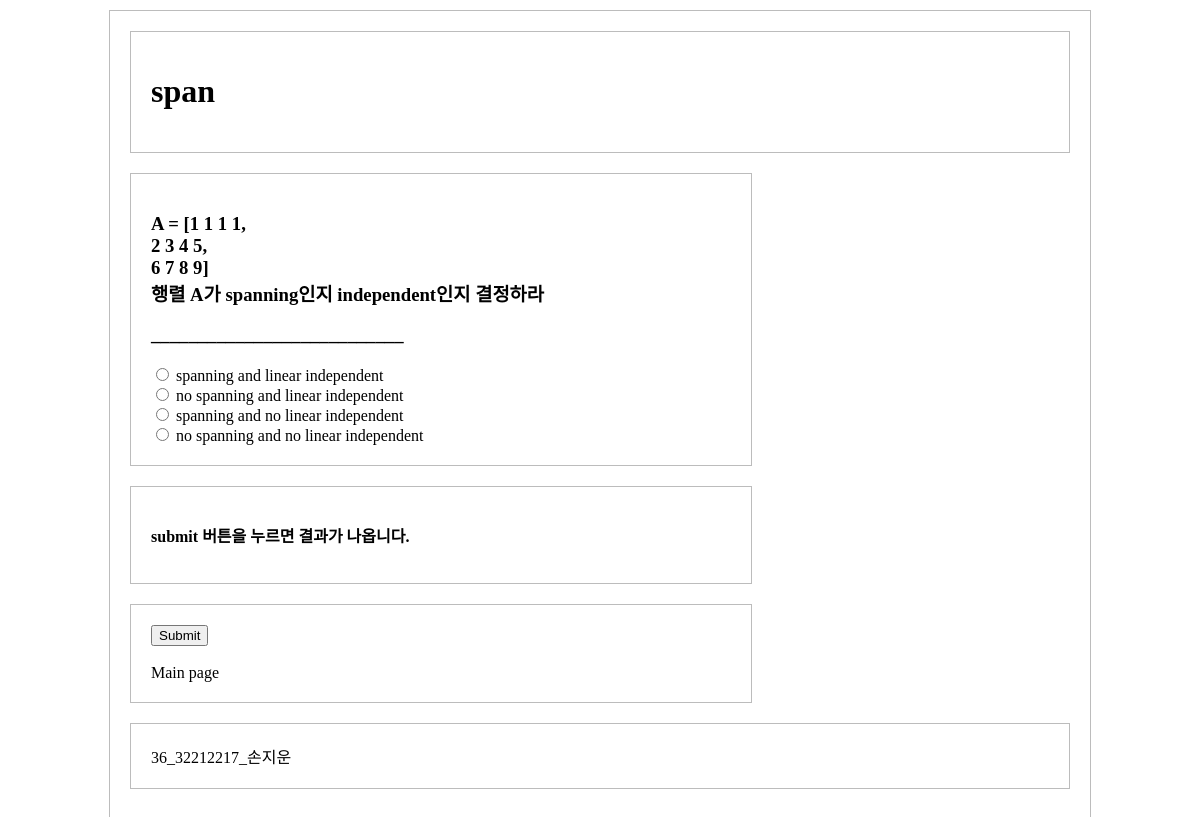
Page /4/ on the committed database.
### polls/models.py (models this page shows, shortened)
class Exam(models.Model):
    exam_text = models.CharField(max_length=200)

class Question(models.Model):
    exam = models.ForeignKey(Exam, on_delete=models.CASCADE)
    question_text = models.TextField()
    question_contents = models.TextField()

class Choice(models.Model):
    question = models.ForeignKey(Question, on_delete=models.CASCADE)
    choice_text = models.CharField(max_length=200)
    answer = models.BooleanField(default = False)
    votes = models.IntegerField(default=0)

### polls/views.py (the view)
# urls.py: path('<int:exam_id>/', views.detail, name='detail'),
def detail(request, exam_id):
    exam = get_object_or_404(Exam, pk= exam_id)
    return render(request, 'polls/detail.html',{'exam':exam})

### polls/templates/polls/detail.html (shortened to what this page needs)
{% load static %}
<link rel="stylesheet" type="text/css" href="{% static 'polls/style.css' %}">
<!DOCTYPE html>
<html lang="en">
<head>
</head>
<body>
<div id="jb-container">
    <div id="jb-header">
        <h1>{{ exam.exam_text }}</h1>
    </div>
    <form action="{%  url 'polls:score' exam.id %}" method="post">
        {% for question in exam.question_set.all %}
            <div id="jb-maincontent">
                <h3>{{ question.question_text|linebreaks }}</h3>
                <h3>___________________________</h3>
                {% for choice in question.choice_set.all %}
                    <input type="radio" name="{{question.question_text}}" id="choice{{ forloop.counter }}" value="{{ choice.id }}">
                    <label for="choice{{ forloop.counter }}">{{ choice.choice_text }}</label><br>
                {% endfor %}
            </div>
        {% endfor %}
        <div id="jb-maincontent">
            <p><b>submit 버튼을 누르면 결과가 나옵니다.</b></p>
        </div>
        <div id="jb-content">
            <input type="submit" value="Submit"><br><br>
            <a href="{% url 'polls:index'%}">Main page</a>
        </div>
        <div id="jb-footer">
          36_32212217_손지운
      </div>
    </form>
</div>
</body>

### polls/static/polls/style.css (style rules this page uses)
#jb-container { margin: 10px auto; padding: 20px; border: 1px solid #bcbcbc; }
#jb-header { padding: 20px; margin-bottom: 20px; border: 1px solid #bcbcbc; }
#jb-content { padding: 20px; margin-bottom: 20px; border: 1px solid #bcbcbc; }
#jb-maincontent { padding: 20px; margin-bottom: 20px; border: 1px solid #bcbcbc; }
#jb-footer { padding: 20px; border: 1px solid #bcbcbc; }
@media ( min-width: 481px ) { #jb-container { width: 940px; } }
@media ( min-width: 481px ) { #jb-content { width: 580px; float: left; } }
@media ( min-width: 481px ) { #jb-maincontent { width: 580px; float: left; } }
@media ( min-width: 481px ) { #jb-footer { clear: both; } }
a { text-decoration: none; color: black; }

### rows in the picture
Exam: exam_text "span"
Question: question_text "A = [1 1 1 1, 2 3 4 5, 6 7 8 9] 행렬 A가 spanning인지 independent인지 결정하라"
Choice: choice_text "spanning and linear independent"
Choice: choice_text "no spanning and linear independent"
Choice: choice_text "spanning and no linear independent"
Choice: choice_text "no spanning and no linear independent"
